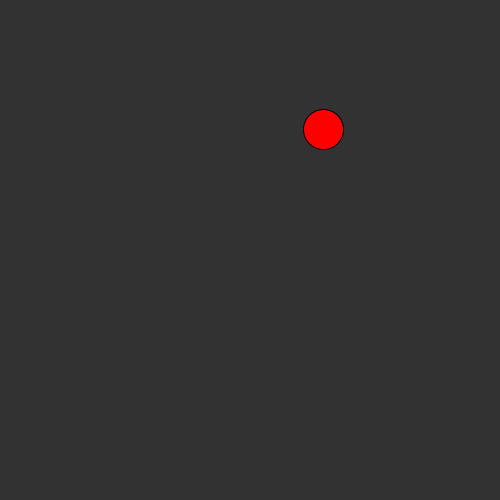
Frame 1 (no input)
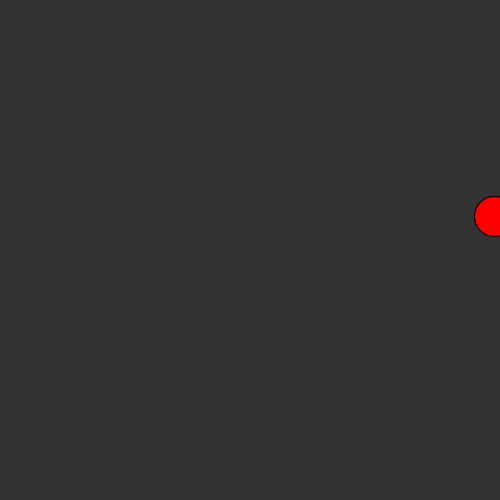
Frame 60 (the mouse pressed at the canvas centre just before this capture)
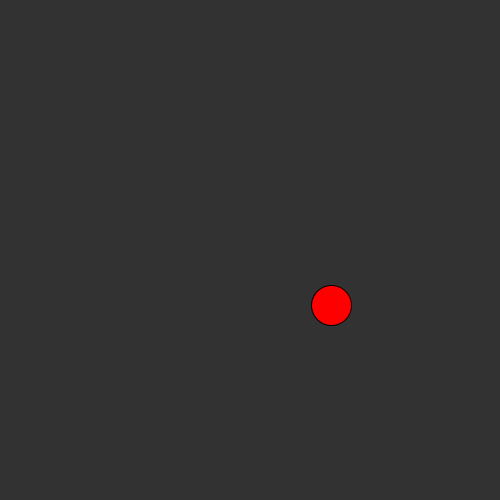
Frame 120 (the mouse held since frame 60 and released just before this capture)

The Processing sketch that drew these frames (run headless with seeded random() and noise(); from frame 60 on, the mouse is pressed at the canvas centre):

// Processing sketch: sketch_07_03_modularity_funtions_moving_ball
// ── sketch_07_03_modularity_funtions_moving_ball.pde

float x;
float y;
float speedx;
float speedy;

void displayBall() {
 fill(255, 0, 0);
 ellipse(x, y, 40, 40); 
}

void moveBall() {
  x = x + speedx;
  y = y + speedy;
}

void setEdge() {
   if(x > width || x < 0) {
    speedx = speedx * -1;
  }
  
  if(y > height || y < 0) {
    speedy = speedy * -1;
  }
  
}

void setup() {
  size(500, 500);
  smooth();
  x = random(0, 500);
  y = random(0, 500);
  speedx = random(1,3);
  speedy = random(1,3);
}

void draw() {
  background(50);
  displayBall();
  moveBall();
  setEdge();
}
